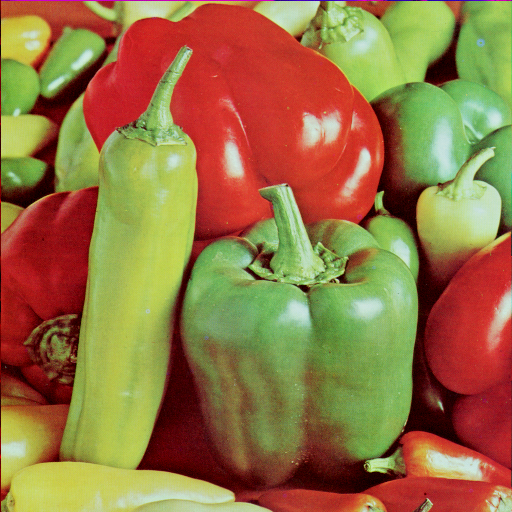
#> input picture peppers.png, 512 x 512 px, found by its file name
$ python histogramaOpenCV.py
#> lines starting #> are read from the running program, lines starting #| are printed output that depends on the picture
from __future__ import print_function
from __future__ import division
import cv2 as cv
import numpy as np
import argparse

#Loads the image...
parser = argparse.ArgumentParser(description='Code for Histogram Calculation tutorial.')
parser.add_argument('--input', help='Path to input image.', default='peppers.png')
args = parser.parse_args()
# ... Loads the image
src = cv.imread(cv.samples.findFile(args.input))
#> src is the input picture: shape (512, 512, 3); mean B, G, R 66.5, 115.6, 149.8
if src is None:
    print('Could not open or find the image:', args.input)
    exit(0)

bgr_planes = cv.split(src)
histSize = 256
histRange = (0, 256) # the upper boundary is exclusive
accumulate = False
b_hist = cv.calcHist(bgr_planes, [0], None, [histSize], histRange, accumulate=accumulate)
#> b_hist = 256 values, max 14430 at index 0, min 0 at index 230, mean 1024
g_hist = cv.calcHist(bgr_planes, [1], None, [histSize], histRange, accumulate=accumulate)
#> g_hist = 256 values, max 15694 at index 0, min 0 at index 238, mean 1024
r_hist = cv.calcHist(bgr_planes, [2], None, [histSize], histRange, accumulate=accumulate)
#> r_hist = 256 values, max 3583 at index 198, min 0 at index 2, mean 1024
hist_w = 512
hist_h = 400
bin_w = int(round( hist_w/histSize ))
histImage = np.zeros((hist_h, hist_w, 3), dtype=np.uint8)

cv.normalize(b_hist, b_hist, alpha=0, beta=hist_h, norm_type=cv.NORM_MINMAX)
cv.normalize(g_hist, g_hist, alpha=0, beta=hist_h, norm_type=cv.NORM_MINMAX)
cv.normalize(r_hist, r_hist, alpha=0, beta=hist_h, norm_type=cv.NORM_MINMAX)
for i in range(1, histSize):
    cv.line(histImage, ( bin_w*(i-1), hist_h - int(b_hist[i-1]) ),
            ( bin_w*(i), hist_h - int(b_hist[i]) ),
            ( 255, 0, 0), thickness=2)
    cv.line(histImage, ( bin_w*(i-1), hist_h - int(g_hist[i-1]) ),
            ( bin_w*(i), hist_h - int(g_hist[i]) ),
            ( 0, 255, 0), thickness=2)
    cv.line(histImage, ( bin_w*(i-1), hist_h - int(r_hist[i-1]) ),
            ( bin_w*(i), hist_h - int(r_hist[i]) ),
            ( 0, 0, 255), thickness=2)
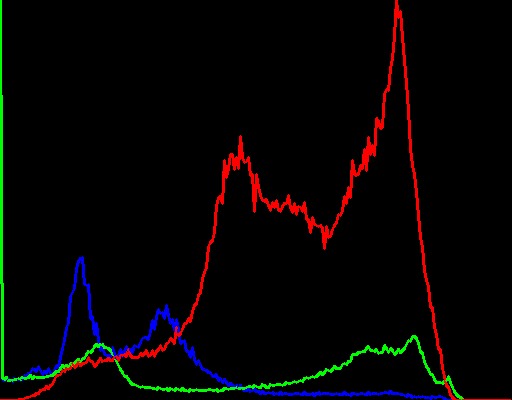
#> histImage: shape (400, 512, 3); mean of channels 0, 1, 2 2.9, 3.5, 6.1; drawn as B, G, R

# Display the source and Calculation Histogram equalized images in a window = Exibe ambas as imagens (original e a do cálculo equalizada):
cv.imshow('Source image', src)
cv.imshow('CalcHist Demo', histImage)
cv.waitKey()

$ run again, with baboon.png copied over peppers.png
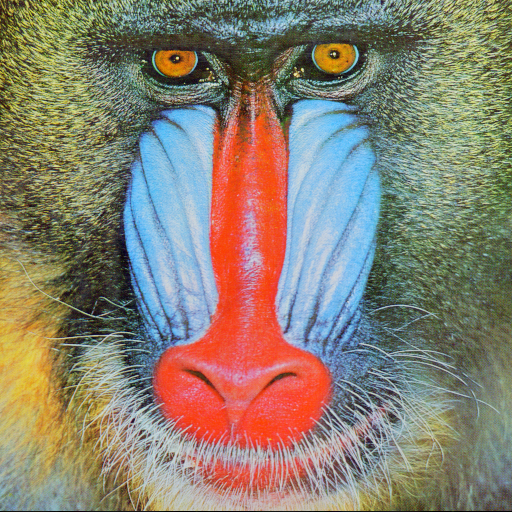
#> input picture baboon.png, 512 x 512 px, found by its file name
#> src is the input picture: shape (512, 512, 3); mean B, G, R 113.1, 128.9, 137.4
#> b_hist = 256 values, max 2081 at index 63, min 1 at index 254, mean 1024
#> g_hist = 256 values, max 2644 at index 192, min 0 at index 232, mean 1024
#> r_hist = 256 values, max 1845 at index 112, min 12 at index 9, mean 1024
#> after the loop `for i in range(1, histSize):`:
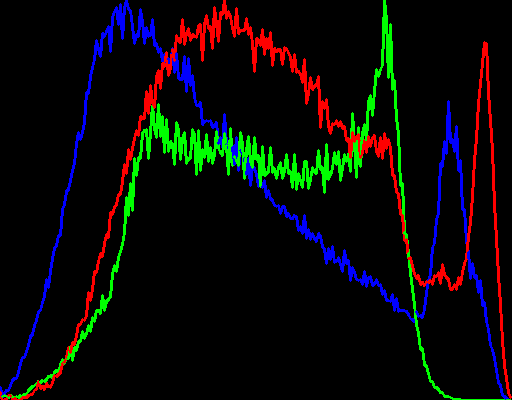
#> histImage: shape (400, 512, 3); mean of channels 0, 1, 2 8.1, 9.9, 9.4; drawn as B, G, R

$ run again, with fruits.png copied over peppers.png
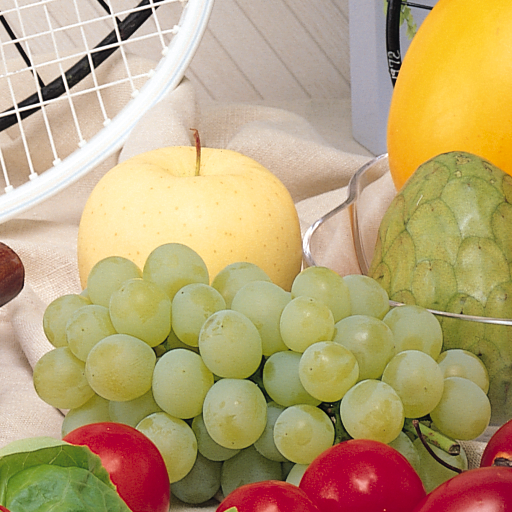
#> input picture fruits.png, 512 x 512 px, found by its file name
#> src is the input picture: shape (512, 512, 3); mean B, G, R 118.3, 163.3, 185.5
#> b_hist = 256 values, max 2640 at index 45, min 0 at index 3, mean 1024
#> g_hist = 256 values, max 7730 at index 0, min 41 at index 1, mean 1024
#> r_hist = 256 values, max 20470 at index 255, min 0 at index 3, mean 1024
#> after the loop `for i in range(1, histSize):`:
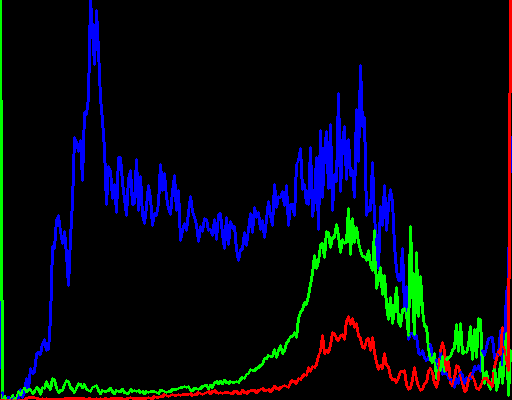
#> histImage: shape (400, 512, 3); mean of channels 0, 1, 2 15.8, 8.6, 4.8; drawn as B, G, R
